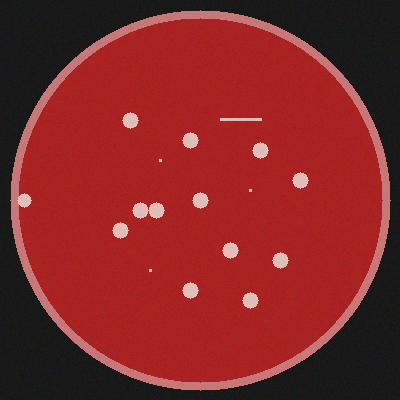
#> input picture catalog/image-assays/data/synthetic_plate.png, 400 x 400 px; the run also reads 2 pictures not shown here
$ python check_synthetic.py
#> lines starting #> are read from the running program, lines starting #| are printed output that depends on the picture; after the words box and inside, x2 and y2 are one past the last pixel; in counts of white or black regions, pixels touching at a corner belong together
# Independent check of the synthetic test images with NumPy and SciPy only (no adapter code).
# Run from the adapter folder: python checks/check_synthetic.py > checks/check_synthetic.out
import csv
from pathlib import Path

import numpy as np
import tifffile
from PIL import Image
from scipy import ndimage as ndi

D = Path(__file__).resolve().parent.parent / "data"

img = np.asarray(Image.open(D / "synthetic_plate.png")).astype(float)
yy, xx = np.indices(img.shape[:2])
inner = (yy - 200) ** 2 + (xx - 200) ** 2 <= (0.88 * 182) ** 2
pale = (img[..., 1] > 110) & inner
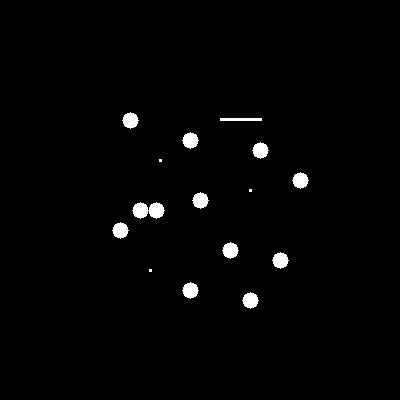
#> pale: shape (400, 400) bool; 1.6% white; 15 white regions (3 under 20 px), largest, box (x1, y1, x2, y2) and area: (132, 202, 165, 219) 393, (122, 112, 139, 129) 197, (182, 132, 199, 149) 197
lab, n = ndi.label(pale, structure=np.ones((3, 3)))
#> lab: shape (400, 400) int32; 16 distinct labels, from 0 to 15
#> n = 15
areas = ndi.sum(pale, lab, range(1, n + 1))
#> areas = [197, 126, 197, 197, 9, 197, 9, 197, 393, 197, 197, 197, 9, 197, 197]
sl = ndi.find_objects(lab)
#> sl = 15 items
elong = [i for i, s in enumerate(sl) if max(s[0].stop - s[0].start, s[1].stop - s[1].start) > 3 * min(s[0].stop - s[0].start, s[1].stop - s[1].start)]
#> elong = [1]
print("plate: pale objects inside 88 percent of the agar radius:", n)
#| plate: pale objects inside 88 percent of the agar radius: 15
print("plate: specks (area < 30 px):", int((areas < 30).sum()))
#| plate: specks (area < 30 px): 3
print("plate: streaks (long and thin):", len(elong))
#| plate: streaks (long and thin): 1
big = (areas >= 150) & ~np.isin(np.arange(n), elong)
#> big = [True, False, True, True, False, True, False, True, True, True, True, True, False, True, True]
pairs = int((areas[big] > 300).sum())
#> pairs = 1
print("plate: round objects (area 150 px or more):", int(big.sum()), "; touching pairs (area above 300 px):", pairs, "; colonies =", int(big.sum()) + pairs)
#| plate: round objects (area 150 px or more): 11 ; touching pairs (area above 300 px): 1 ; colonies = 12

stack = tifffile.imread(D / "synthetic_uptake.tif").astype(float)
nuc, mem, cargo = stack
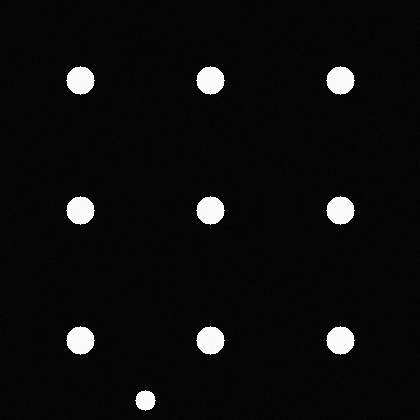
#> nuc: shape (420, 420) float64; min 64, max 20362, mean 1144.6; drawn with min black and max white
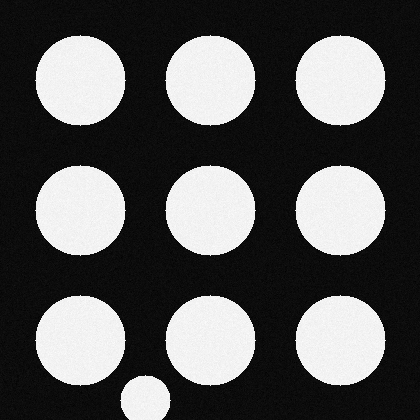
#> mem: shape (420, 420) float64; min 0, max 8395, mean 2945.6; drawn with min black and max white
nl, nn = ndi.label(nuc > 10000)
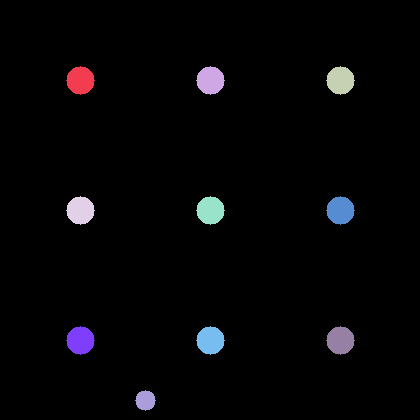
#> nl: shape (420, 420) int32; 11 distinct labels, from 0 to 10; one colour per label, 0 black
#> nn = 10
cl, nc = ndi.label(mem > 4000)
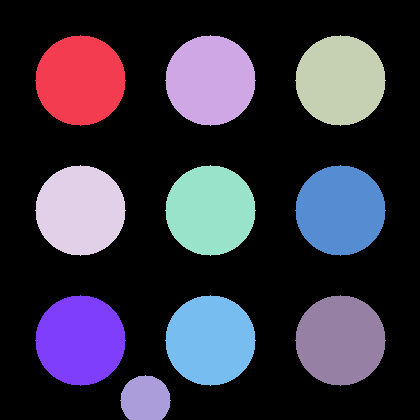
#> cl: shape (420, 420) int32; 11 distinct labels, from 0 to 10; one colour per label, 0 black
#> nc = 10
ql, nq = ndi.label(cargo > 15000)
#> ql: shape (420, 420) int32; 11 distinct labels, from 0 to 10
#> nq = 10
touch = set(np.unique(np.concatenate([cl[0], cl[-1], cl[:, 0], cl[:, -1]]))) - {0}
#> touch = 1 item
cent = ndi.center_of_mass(cargo > 15000, ql, range(1, nq + 1))
#> cent = [(15, 145), (62, 230), (62, 360), (100, 322), (192, 230), (192, 360), (230, 192), (232, 228), (322, 360), (390, 150)]
parents = [cl[int(round(cy)), int(round(cx))] for cy, cx in cent]
#> parents = [0, 2, 3, 3, 5, 6, 5, 5, 9, 10]
whole = [c for c in range(1, nc + 1) if c not in touch]
#> whole = [1, 2, 3, 4, 5, 6, 7, 8, 9]
per = [sum(1 for p in parents if p == c) for c in whole]
#> per = [0, 1, 2, 0, 3, 1, 0, 0, 1]
print("uptake: nuclei", nn, "cells", nc, "cells touching the edge", len(touch), "whole cells", len(whole))
#| uptake: nuclei 10 cells 10 cells touching the edge 1 whole cells 9
print("uptake: cargo objects", nq, "in whole cells", sum(per), "positive whole cells", sum(1 for k in per if k >= 1), "spots per whole cell", per)
#| uptake: cargo objects 10 in whole cells 8 positive whole cells 5 spots per whole cell [0, 1, 2, 0, 3, 1, 0, 0, 1]

bf = tifffile.imread(D / "synthetic_brightfield_red.tif").astype(float)
red = bf[1] > 100
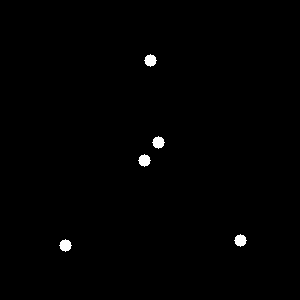
#> red: shape (300, 300) bool; 0.63% white; 5 white regions, box (x1, y1, x2, y2) and area: (144, 54, 157, 67) 113, (152, 136, 165, 149) 113, (138, 154, 151, 167) 113, (234, 234, 247, 247) 113, (59, 239, 72, 252) 113
rl, nr = ndi.label(red)
#> rl: shape (300, 300) int32; 6 distinct labels, from 0 to 5
#> nr = 5
centers = [(60 + 90 * i, 60 + 90 * j) for i in range(3) for j in range(3)][:8]
cells = np.zeros(red.shape, int)
for k, (cy, cx) in enumerate(centers, 1):
    cells[(yy[:300, :300] - cy) ** 2 + (xx[:300, :300] - cx) ** 2 <= 32 ** 2] = k
rc = ndi.center_of_mass(red, rl, range(1, nr + 1))
#> rc = [(60, 150), (142, 158), (160, 144), (240, 240), (245, 65)]
rp = [cells[int(round(cy)), int(round(cx))] for cy, cx in rc]
#> rp = [2, 5, 5, 0, 7]
print("brightfield: red objects", nr, "inside cells", sum(1 for p in rp if p), "positive cells", len({p for p in rp if p}), "of", len(centers))
#| brightfield: red objects 5 inside cells 4 positive cells 3 of 8

#> (the run stopped early here; a loop or call above may not have finished)
